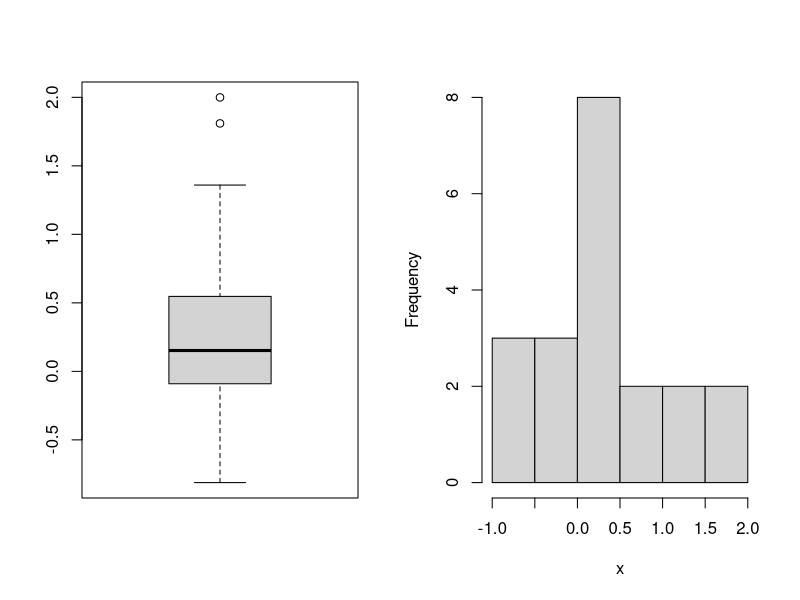

Generate this figure with R:
## ----setup, include=FALSE-----------------------------------------------------------------------------------------
knitr::opts_chunk$set(echo = TRUE)


## ----boring-numbers-----------------------------------------------------------------------------------------------
set.seed(1121)
x=rnorm(20)
mean(x)
var(x)


## ----boring-plots, fig.width=10, fig.height=6, out.width='.9\\linewidth'------------------------------------------

## two plots side by side
par(mfrow = c(1,2))
boxplot(x)
hist(x,main='')


